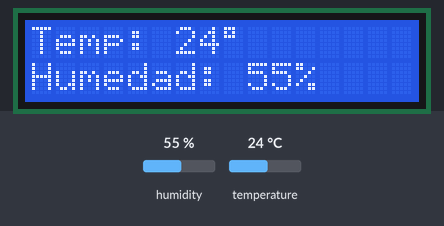
The sketch below on a simulated Arduino Uno, built with avr-gcc and run on an emulated ATmega328P. Parts: 16×2 character LCD. Inputs (shaded band) come from the test bench; at power-on: humidity 55 %, temperature 24 °C. What the sketch prints to the serial monitor is not drawn.

Above: at 12.5 s.
12.6 s: humidity set to 22 %
At 17.6 s:
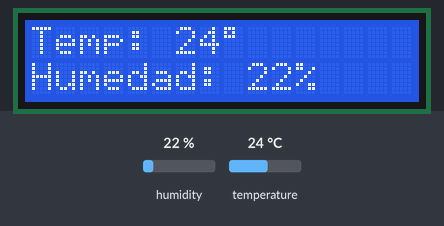
17.9 s: temperature set to 12 °C
At 22.2 s:
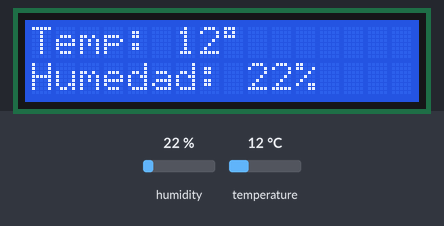
22.9 s: humidity set to 40 %
At 27.7 s:
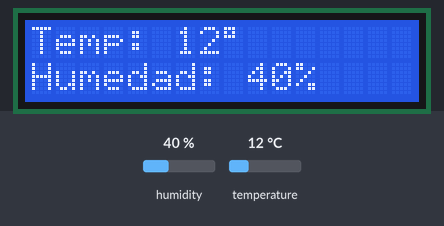
28.0 s: temperature set to 19 °C
At 32.2 s:
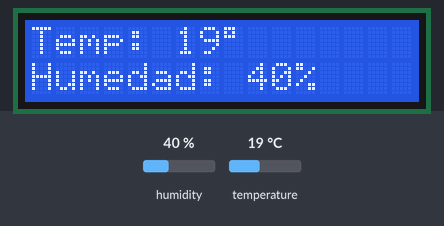
Timing chart, 0 to 33.7 s (numbered marks = the images above; inputs shaded):
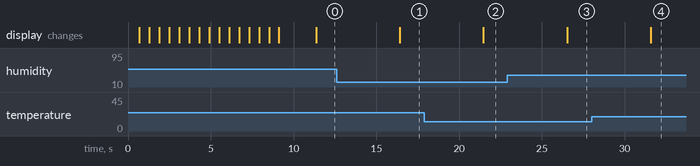

The sketch:

sketch_weather-station.ino
```cpp
#include <DHT.h>
#include <Wire.h>
#include <LiquidCrystal_I2C.h>

LiquidCrystal_I2C lcd(0x3F, 16, 2); //Declara la variable para el display de 16x2.

const int p2 = 2; //Declara el pin del boton.
const int p6 = 6; //Declara el pin del sensor DHT11.
const int p8 = 8; //Declara el pin del sensor DS18B20.

int temp;
int humedad;

DHT dht (p6, DHT11); //Declara la variable del sensor.

void setup() {
  // put your setup code here, to run once:
  lcd.begin(); //Inicaliza el display.
  dht.begin(); //Inicializa el sensor DHT11.

  Serial.begin(9600);
  Serial.println("---------------------");
  Serial.println("Welcome - Init device.");
  Serial.println("---------------------");

  lcd.backlight();
  lcd.setBacklight(HIGH);
  lcd.clear();
  lcd.setCursor(0, 0);
  lcd.print("Inicializando..");
  lcd.setCursor(0, 1);
  for (int i=0;i<17;i++) {
    lcd.setCursor(i, 1);
    lcd.write(4);
    delay(600);
  }
  delay(1000);
  lcd.clear();

  //attachInterrupt(digitalPinToInterrupt(p2), setDataDisplay, RISING);
}

void loop() {
  // put your main code here, to run repeatedly:
  getTemperaturas();
  showData();
  delay(5000); //Actualización cada 5s.
}

void printDataDHT(){
  lcd.clear();

  lcd.setCursor(0,0);
  lcd.print("Temp: ");
  lcd.print(temp);
  lcd.print((char)223);

  Serial.print("Temperatura: ");
  Serial.print(temp);
  Serial.println("ºC");

  lcd.setCursor(0,1);
  lcd.print("Humedad: ");
  lcd.print(humedad);
  lcd.print("%");

  Serial.print("Humedad DHT11: ");
  Serial.print(humedad);
  Serial.println("%");
}

void showData(){
  printDataDHT();
}

void getTemperaturas(){
  humedad = dht.readHumidity();
  temp = dht.readTemperature();
}
```

Measured:
- after the input at 12.6 s, the display: changes after 3.8 s (image 1)
- after the input at 17.9 s, the display: changes after 3.6 s (image 2)
- after the input at 22.9 s, the display: changes after 3.6 s (image 3)
- after the input at 28.0 s, the display: changes after 3.6 s (image 4)
